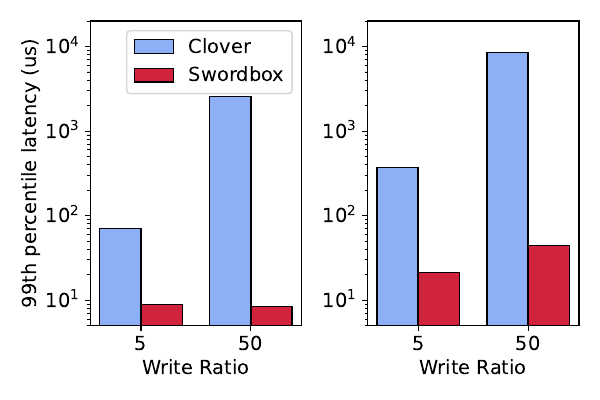

The script that saved this image:
import matplotlib.pyplot as plt
import numpy as np

def reads(arr):
    ret = []
    for val in arr:
        if val[0] != 0.0:
            ret.append(val[0])
    return ret

def writes(arr):
    ret = []
    for val in arr:
        if val[1] != 0.0:
            ret.append(val[1])
    return ret


def div_thousand_rw (list):
    ret = []
    for val in list:
        a = val[0]/1000.0
        b = val[1]/1000.0
        ret.append((a,b))
    return ret

def wins(clover,reads):
    for a,b in zip(clover,reads):
        read_win=0
        write_win=0
        try:
            read_win=str(a[0]/b[0])
        except:
            read_win="1"
        
        try:
            write_win=str(a[1]/b[1])
        except:
            write_win="1"


        print("read win " + read_win + "x\t write win " + write_win + "x")

cns_color='#00702eff'                     #indigo
qp_mapping_color='#9470b9ff'              #ruby
read_write_steering_color='#cf243cff'     #alice
write_steering_color='#ed7d31ff'          #kelly
default_clover_color='#8caff6ff'          #Coral 

cns_label='cns -> write'
qp_mapping_label='qp mapping'
read_write_steering_label='write + read steering'
write_steering_label='write steering'
default_clover_label='clover'

master_width=0.75

#fig, (ax1, ax2) = plt.subplots(1,2, figsize=(15,5))
plt.rcParams.update({'font.size': 14})
#fig, (ax1, ax2) = plt.subplots(1 ,2, figsize=(15,5), gridspec_kw={'width_ratios': [2,2]})
fig, (ax1, ax2) = plt.subplots(1 ,2, figsize=(6,4), gridspec_kw={'width_ratios': [2,2]})

##READS
##READS
##READS
##READS

labels = [ '5', '50'] 
#measure (Read,Write) 99th
clover=[(7288,0),(70343,373384),(2558888,8439914),(0,10522757)]
write=[(7107,0),(159274,21083),(5346061,37016),(0,40251)]
read=[(7083,0),(8887,21361),(8499,44432),(0, 41735)]

wins(clover,read)


clover=div_thousand_rw(clover)
write=div_thousand_rw(write)
read=div_thousand_rw(read)

print("Reads")
print(reads(clover))
print(reads(write))
print(reads(read))
print()

print(writes(clover))
print(writes(write))
print(writes(read))



x = np.arange(len(labels))  # the label locations
width = master_width/2  # the width of the bars

div=1

clover.pop()
clover.pop(0)

read.pop()
read.pop(0)


rects0 = ax1.bar(x - width/2, reads(clover), width, label='Clover',color=default_clover_color,edgecolor='k')
# rects1 = ax1.bar(x, reads(write), width, label='Write',color=write_steering_color,edgecolor='k')
rects2 = ax1.bar(x + width/2 , reads(read), width, label='Swordbox',color=read_write_steering_color,edgecolor='k')


# Add some text for labels, title and custom x-axis tick labels, etc.
ax1.set_ylabel('99th percentile latency (us)')
#ax1.set_title('Read Latencies')
ax1.set_xticks(x)
ax1.set_yscale('log')
ax1.set_ylim(5,20000)
ax1.set_xticklabels(labels)
ax1.set_xlabel("Write Ratio")
ax1.legend()



labels = ['5', '50'] 



x = np.arange(len(labels))  # the label locations
# width = master_width/3  # the width of the bars
div=1

rects0 = ax2.bar(x - width/2, writes(clover), width, label='Clover',color=default_clover_color,edgecolor='k')
# rects1 = ax2.bar(x, writes(write), width, label='Write',color=write_steering_color,edgecolor='k')
rects2 = ax2.bar(x + width/2 , writes(read), width, label='Swordbox',color=read_write_steering_color,edgecolor='k')

#ax2.set_ylabel('99th percentile latency (us)')
#ax2.set_title('Write Latencies')
ax2.set_xticks(x)
ax2.set_xticklabels(labels)
ax2.set_yscale('log')
ax2.set_ylim(5,20000)
ax2.set_xlabel("Write Ratio")

#//ax.bar_label(rects2, padding=3)
figure_name="99th_latency"
plt.tight_layout()
plt.xlabel="Write Ratio"
plt.savefig(figure_name+'.pdf')
plt.savefig(figure_name+'.png')